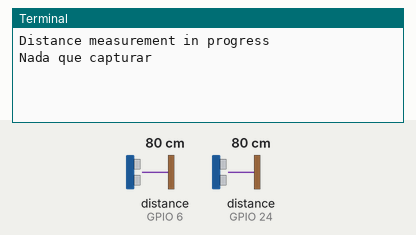
A program run on a simulated Raspberry Pi (BCM pin numbers). Parts: the last lines printed to the terminal. Inputs (shaded band) come from the test bench; at power-on: distance to the obstacle (sensors on GPIO 6, GPIO 24) 80 cm. The echo pulse lasts 58.3 µs per cm; the clock reads 2024-03-15 10:24:30 at power-on unless the program sets it; the camera gives no picture and a still takes 0.5 s; threads take turns every 2 ms.

Above: at 1.2 s.
1.3 s: distance to the obstacle (sensor on GPIO 6) set to 23 cm
At 3.2 s:
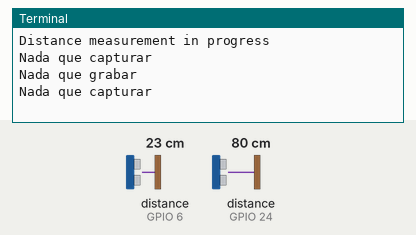
5.5 s: distance to the obstacle (sensor on GPIO 6) set to 19 cm
At 7.1 s:
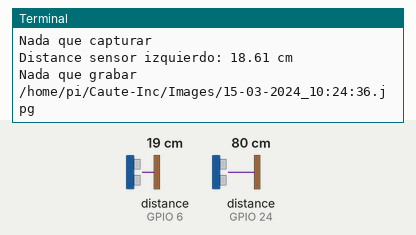
Timing chart, 0 to 8.6 s (numbered marks = the images above; inputs shaded):
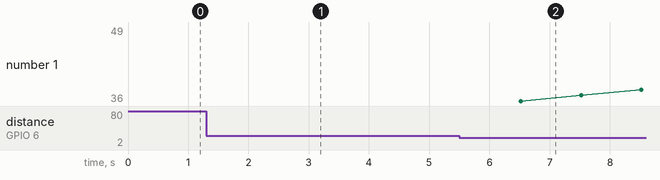

The program:

sensorescamaravideo.py
```python
#Importamos las librerias necesarias
import RPi.GPIO as GPIO
from picamera import PiCamera
from subprocess import call #Se utiliza para la interrupcion de teclado
import time
import threading
#Definimos la numeracion a usar
GPIO.setmode(GPIO.BCM)
#Instanciamos camara
camera = PiCamera()
camera.rotation = 180
#Declaran pines sensor 1
TRIG = 23
ECHO = 24
#Declaran variables globales sensor 1
BANSEN1F = False
BANSEN1A = False
#Declaran pines sensor 2
TRIG2 = 5
ECHO2 = 6
#Declaran variables globales sensor 2
BANSEN2F = False
BANSEN2A = False
print ("Distance measurement in progress")

#Se define la funcion de cada pin
GPIO.setup(TRIG,GPIO.OUT)
GPIO.setup(ECHO,GPIO.IN)
GPIO.setup(TRIG2,GPIO.OUT)
GPIO.setup(ECHO2,GPIO.IN)

#Funcion que maneja al sensor 1
def sensor1():
    global BANSEN1A
    global BANSEN1F
    pulse_start = 0
    pulse_end = 0
    GPIO.output(TRIG,False)
    time.sleep(2)

    GPIO.output(TRIG,True)
    time.sleep(0.00001)
    GPIO.output(TRIG,False)
    while GPIO.input(ECHO) == 0:
        pulse_start = time.time()

    while GPIO.input(ECHO) == 1:
        pulse_end = time.time()

    pulse_duration = pulse_end -pulse_start

    distance = pulse_duration * 17150
    distance = round(distance,2)
    if distance > 2 and distance < 11:
        print ("Distance Sensor derecho:", distance-0.5,"cm")
        BANSEN1A=True
        BANSEN1F=True
    elif distance > 10 and distance < 21:
        print ("Distance: Sensor derecho", distance-0.5,"cm")
        BANSEN1A=True
        BANSEN1F=False
    else:
        BANSEN1A=False
        BANSEN1F=False

#Funcion que maneja el sensor 2
def sensor2():
    global BANSEN2A
    global BANSEN2F
    pulse_start = 0
    pulse_end = 0
    GPIO.output(TRIG2,False)
    time.sleep(2)

    GPIO.output(TRIG2,True)
    time.sleep(0.00001)
    GPIO.output(TRIG2,False)
    while GPIO.input(ECHO2) == 0:
        pulse_start = time.time()

    while GPIO.input(ECHO2) == 1:
        pulse_end = time.time()

    pulse_duration = pulse_end -pulse_start

    distance = pulse_duration * 17150
    distance = round(distance,2)
    if distance > 2 and distance < 11:
        print ("Distance sensor izquierdo:", distance-0.5,"cm")
        BANSEN2A=True
        BANSEN2F=True
    elif distance > 10 and distance < 21:
        print ("Distance sensor izquierdo:", distance-0.5,"cm")
        BANSEN2A=True
        BANSEN2F=False
    else:
        BANSEN2A=False
        BANSEN2F=False

#Funcion que maneja la camara
def video():
    global BANSEN1F
    global BANSEN1A
    global BANSEN2F
    global BANSEN2A
    if BANSEN1F == True or BANSEN2F == True:
        BANSEN1F=False
        BANSEN1A=False
        BANSEN2F=False
        BANSEN2A=False
        fecha = (time.strftime("%d-%m-%Y"))
        hora = (time.strftime("%H:%M:%S"))
        path = '/home/pi/Caute-Inc/Videos/'+fecha+'_'+hora+'.h264' #Por si acaso 'caute-%s'%i+
        print(path)
        camera.start_recording(path)
        time.sleep(30)
        camera.stop_recording()
    else:
        print ("Nada que grabar")

def camara():
    global BANSEN1F
    global BANSEN1A
    global BANSEN2F
    global BANSEN2A
    if BANSEN1A == True or BANSEN2A == True:
        BANSEN1A=False
        BANSEN2A=False
        for i in range(5):
            time.sleep(0.5)
            fecha = (time.strftime("%d-%m-%Y"))
            hora = (time.strftime("%H:%M:%S"))
            path = '/home/pi/Caute-Inc/Images/'+fecha+'_'+hora+'.jpg' #Por si acaso 'caute-%s'%i+
            print(path)
            camera.capture(path)
    else:
        print ("Nada que capturar")

#Main
while True:
    try:
        sen1 = threading.Thread(target=sensor1)
        sen1.setDaemon(True)
        sen1.start()
        sen2 = threading.Thread(target=sensor2)
        sen2.setDaemon(True)
        sen2.start()
        imagen = threading.Thread(target=camara)
        imagen.setDaemon(True)
        imagen.start()
        sen1.join()
        sen2.join()
        vid = threading.Thread(target=video)
        vid.setDaemon(True)
        vid.start()
        imagen.join()
        vid.join()
    except KeyboardInterrupt:
        break
#Se restablece los pines GPIO
GPIO.cleanup()
```

Measured:
- the behaviour switches between 21 and 20 cm on distance to the obstacle (sensor on GPIO 6) (found by bisection; images 1 and 2)
- after the input at 5.5 s, the terminal: prints a new line after 0.52 s (image 2)
